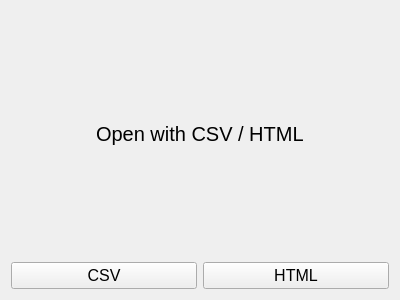
<?xml version="1.0" encoding="UTF-8"?>
<ui version="4.0">
 <class>startGUI</class>
 <widget class="QWidget" name="startGUI">
  <property name="geometry">
   <rect>
    <x>0</x>
    <y>0</y>
    <width>400</width>
    <height>300</height>
   </rect>
  </property>
  <property name="windowTitle">
   <string>startGUI</string>
  </property>
  <layout class="QVBoxLayout" name="verticalLayout">
   <item alignment="Qt::AlignHCenter">
    <widget class="QLabel" name="label">
     <property name="font">
      <font>
       <pointsize>15</pointsize>
      </font>
     </property>
     <property name="text">
      <string>Open with CSV / HTML</string>
     </property>
    </widget>
   </item>
   <item>
    <layout class="QHBoxLayout" name="horizontalLayout">
     <item>
      <widget class="QPushButton" name="csvButton">
       <property name="maximumSize">
        <size>
         <width>187</width>
         <height>30</height>
        </size>
       </property>
       <property name="font">
        <font>
         <pointsize>12</pointsize>
        </font>
       </property>
       <property name="text">
        <string>CSV</string>
       </property>
      </widget>
     </item>
     <item>
      <widget class="QPushButton" name="htmlButton">
       <property name="font">
        <font>
         <pointsize>12</pointsize>
        </font>
       </property>
       <property name="text">
        <string>HTML</string>
       </property>
      </widget>
     </item>
    </layout>
   </item>
  </layout>
 </widget>
 <resources/>
 <connections/>
</ui>
